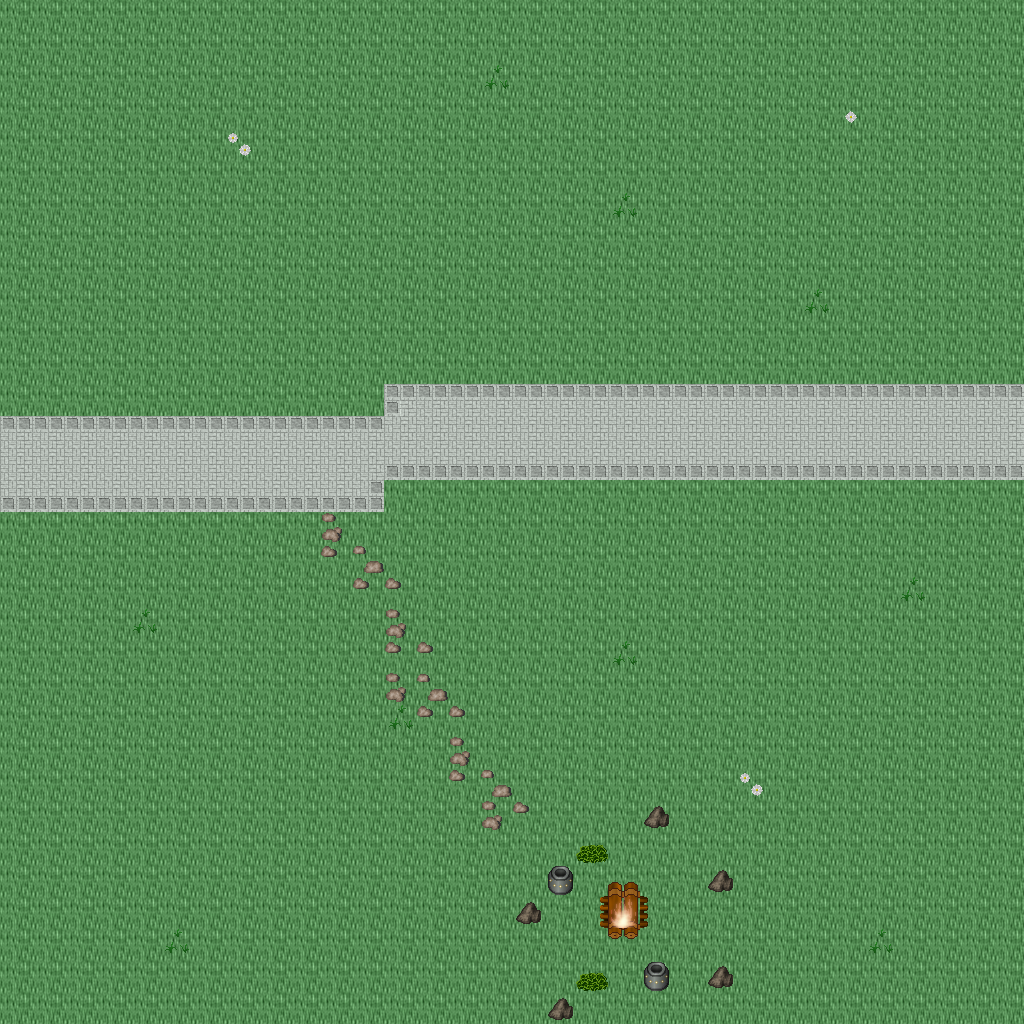

The image is a tile-based game level rendered from a .tmx file. Its description and source (layers, tilesets, objects; grid data summarised) follow:
An orthogonal 32x32 tile map with 32x32 px tiles, 5 tile layers (Ground, Objects, Objects2, Above, ...), 1 hidden layer not drawn, 43 tilesets.

<map version="1.10" tiledversion="1.11.0" orientation="orthogonal" renderorder="right-down" width="32" height="32" tilewidth="32" tileheight="32" infinite="0" nextlayerid="11" nextobjectid="1">
 <tileset firstgid="1" name="ground_ground" tilewidth="32" tileheight="32" tilecount="33" columns="3">
  <image source="../drawable/ground_ground.png" width="96" height="352" />
 </tileset>
 <tileset firstgid="34" name="ground_water_water" tilewidth="32" tileheight="32" tilecount="24" columns="3">
  <image source="../drawable/ground_water_water.png" width="96" height="256" />
 </tileset>
 <tileset firstgid="58" name="ground_square_patch" tilewidth="32" tileheight="32" tilecount="9" columns="3">
  <image source="../drawable/ground_square_patch.png" width="96" height="96" />
 </tileset>
 <tileset firstgid="67" name="building_wall_wall_brown" tilewidth="32" tileheight="32" tilecount="12" columns="3">
  <image source="../drawable/building_wall_wall_brown.png" width="96" height="128" />
 </tileset>
 <tileset firstgid="79" name="ground_water_pool_grassy" tilewidth="32" tileheight="32" tilecount="27" columns="9">
  <image source="../drawable/ground_water_pool_grassy.png" width="288" height="96" />
 </tileset>
 <tileset firstgid="106" name="ground_ridge_earth_dark" tilewidth="32" tileheight="32" tilecount="96" columns="12">
  <image source="../drawable/ground_ridge_earth_dark.png" width="384" height="256" />
 </tileset>
 <tileset firstgid="202" name="plant_grasses" tilewidth="32" tileheight="32" tilecount="6" columns="3">
  <image source="../drawable/plant_grasses.png" width="96" height="64" />
 </tileset>
 <tileset firstgid="208" name="plant_flower_daisy_white" tilewidth="32" tileheight="32" tilecount="8" columns="2">
  <image source="../drawable/plant_flower_daisy_white.png" width="64" height="128" />
 </tileset>
 <tileset firstgid="216" name="ground_rock_pebbles" tilewidth="32" tileheight="32" tilecount="3" columns="1">
  <image source="../drawable/ground_rock_pebbles.png" width="32" height="96" />
 </tileset>
 <tileset firstgid="219" name="ground_rock_rocks_2" tilewidth="32" tileheight="32" tilecount="4" columns="2">
  <image source="../drawable/ground_rock_rocks_2.png" width="64" height="64" />
 </tileset>
 <tileset firstgid="223" name="item_pot_pot_grey" tilewidth="32" tileheight="32" tilecount="1" columns="1">
  <image source="../drawable/item_pot_pot_grey.png" width="32" height="32" />
 </tileset>
 <tileset firstgid="224" name="plant_bush_bushes" tilewidth="32" tileheight="32" tilecount="10" columns="5">
  <image source="../drawable/plant_bush_bushes.png" width="160" height="64" />
 </tileset>
 <tileset firstgid="234" name="ground_ladder_vertical_dark" tilewidth="32" tileheight="32" tilecount="3" columns="3">
  <image source="../drawable/ground_ladder_vertical_dark.png" width="96" height="32" />
 </tileset>
 <tileset firstgid="237" name="ground_ladder_horizontal_dark" tilewidth="32" tileheight="32" tilecount="3" columns="1">
  <image source="../drawable/ground_ladder_horizontal_dark.png" width="32" height="96" />
 </tileset>
 <tileset firstgid="240" name="plant_flower_daisy_blue" tilewidth="32" tileheight="32" tilecount="8" columns="2">
  <image source="../drawable/plant_flower_daisy_blue.png" width="64" height="128" />
 </tileset>
 <tileset firstgid="248" name="ground_grass_edges" tilewidth="32" tileheight="32" tilecount="36" columns="12">
  <image source="../drawable/ground_grass_edges.png" width="384" height="96" />
 </tileset>
 <tileset firstgid="284" name="ground_grass_corners" tilewidth="32" tileheight="32" tilecount="24" columns="6">
  <image source="../drawable/ground_grass_corners.png" width="192" height="128" />
 </tileset>
 <tileset firstgid="308" name="ground_cobbled_paving" tilewidth="32" tileheight="32" tilecount="1" columns="1">
  <image source="../drawable/ground_cobbled_paving.png" width="32" height="32" />
 </tileset>
 <tileset firstgid="309" name="building_door_door_n" tilewidth="32" tileheight="32" tilecount="6" columns="3">
  <image source="../drawable/building_door_door_n.png" width="96" height="64" />
 </tileset>
 <tileset firstgid="315" name="building_door_closed" tilewidth="32" tileheight="32" tilecount="1" columns="1">
  <image source="../drawable/building_door_closed.png" width="32" height="32" />
 </tileset>
 <tileset firstgid="316" name="building_window_window_right" tilewidth="32" tileheight="32" tilecount="2" columns="2">
  <image source="../drawable/building_window_window_right.png" width="64" height="32" />
 </tileset>
 <tileset firstgid="318" name="plant_flower_daisy_red" tilewidth="32" tileheight="32" tilecount="8" columns="2">
  <image source="../drawable/plant_flower_daisy_red.png" width="64" height="128" />
 </tileset>
 <tileset firstgid="326" name="building_window_window_long" tilewidth="32" tileheight="32" tilecount="3" columns="3">
  <image source="../drawable/building_window_window_long.png" width="96" height="32" />
 </tileset>
 <tileset firstgid="329" name="plant_flower_daisy_yellow" tilewidth="32" tileheight="32" tilecount="8" columns="2">
  <image source="../drawable/plant_flower_daisy_yellow.png" width="64" height="128" />
 </tileset>
 <tileset firstgid="337" name="furniture_light_flames" tilewidth="32" tileheight="32" tilecount="6" columns="6">
  <image source="../drawable/furniture_light_flames.png" width="192" height="32" />
 </tileset>
 <tileset firstgid="343" name="building_fence_fence_chunky" tilewidth="32" tileheight="32" tilecount="21" columns="3">
  <image source="../drawable/building_fence_fence_chunky.png" width="96" height="224" />
 </tileset>
 <tileset firstgid="364" name="plant_tree_tree_green" tilewidth="32" tileheight="32" tilecount="88" columns="8">
  <image source="../drawable/plant_tree_tree_green.png" width="256" height="352" />
 </tileset>
 <tileset firstgid="452" name="plant_tree_tree_darkgreen" tilewidth="32" tileheight="32" tilecount="88" columns="8">
  <image source="../drawable/plant_tree_tree_darkgreen.png" width="256" height="352" />
 </tileset>
 <tileset firstgid="540" name="item_sign_large" tilewidth="32" tileheight="32" tilecount="15" columns="5">
  <image source="../drawable/item_sign_large.png" width="160" height="96" />
 </tileset>
 <tileset firstgid="555" name="ground_ladder_small" tilewidth="32" tileheight="32" tilecount="1" columns="1">
  <image source="../drawable/ground_ladder_small.png" width="32" height="32" />
 </tileset>
 <tileset firstgid="556" name="building_roof_blue" tilewidth="32" tileheight="32" tilecount="20" columns="5">
  <image source="../drawable/building_roof_blue.png" width="160" height="128" />
 </tileset>
 <tileset firstgid="576" name="building_decoration_chimney" tilewidth="32" tileheight="32" tilecount="2" columns="1">
  <image source="../drawable/building_decoration_chimney.png" width="32" height="64" />
 </tileset>
 <tileset firstgid="578" name="logic_creature_gnome" tilewidth="32" tileheight="32" tilecount="6" columns="6">
  <image source="../drawable/logic_creature_gnome.png" width="192" height="32" />
 </tileset>
 <tileset firstgid="584" name="logic_creature_rodent" tilewidth="32" tileheight="32" tilecount="8" columns="8">
  <image source="../drawable/logic_creature_rodent.png" width="256" height="32" />
 </tileset>
 <tileset firstgid="592" name="logic_creature_animal" tilewidth="32" tileheight="32" tilecount="32" columns="8">
  <image source="../drawable/logic_creature_animal.png" width="256" height="128" />
 </tileset>
 <tileset firstgid="624" name="logic_collision" tilewidth="32" tileheight="32" tilecount="1" columns="1">
  <image source="../drawable/logic_collision.png" width="32" height="32" />
 </tileset>
 <tileset firstgid="625" name="ground_water_water_corners" tilewidth="32" tileheight="32" tilecount="12" columns="6">
  <image source="../drawable/ground_water_water_corners.png" width="192" height="64" />
 </tileset>
 <tileset firstgid="637" name="ground_green_paving" tilewidth="32" tileheight="32" tilecount="18" columns="3">
  <image source="../drawable/ground_green_paving.png" width="96" height="192" />
 </tileset>
 <tileset firstgid="655" name="logic_protection" tilewidth="32" tileheight="32" tilecount="2" columns="2">
  <image source="../drawable/logic_protection.png" width="64" height="32" />
 </tileset>
 <tileset firstgid="657" name="light_yellow_light_5x5" tilewidth="32" tileheight="32" tilecount="25" columns="5">
  <image source="../drawable/light_yellow_light_5x5.png" width="160" height="160" />
 </tileset>
 <tileset firstgid="682" name="furniture_light_small_lamp" tilewidth="32" tileheight="32" tilecount="4" columns="4">
  <image source="../drawable/furniture_light_small_lamp.png" width="128" height="32" />
 </tileset>
 <tileset firstgid="686" name="light_door_light" tilewidth="32" tileheight="32" tilecount="12" columns="3">
  <image source="../drawable/light_door_light.png" width="96" height="128" />
 </tileset>
 <tileset firstgid="698" name="logic_creature_human_risecia" tilewidth="32" tileheight="32" tilecount="4" columns="4">
  <image source="../drawable/logic_creature_human_risecia.png" width="128" height="32" />
 </tileset>
 <layer id="1" name="Ground" width="32" height="32">
  <data>[1024 cells, 1024 non-empty, 2 distinct tile ids]</data>
 </layer>
 <layer id="2" name="Objects" width="32" height="32">
  <data>[1024 cells, 107 non-empty, 18 distinct tile ids]</data>
 </layer>
 <layer id="3" name="Objects2" width="32" height="32">
  <data>[1024 cells, 1 non-empty, 1 distinct tile ids]</data>
 </layer>
 <layer id="4" name="Above" width="32" height="32">
  <data>[1024 cells, 0 non-empty, 0 distinct tile ids]</data>
 </layer>
 <layer id="5" name="Above2" width="32" height="32">
  <data>[1024 cells, 0 non-empty, 0 distinct tile ids]</data>
 </layer>
 <layer id="6" name="Walkable" width="32" height="32" visible="0">
  <data>[1024 cells, 8 non-empty, 1 distinct tile ids]</data>
 </layer>
 <objectgroup id="7" name="Mapevents" />
 <objectgroup id="8" name="Spawn" />
 <objectgroup id="9" name="Keys" />
 <objectgroup id="10" name="Replace" />
</map>
